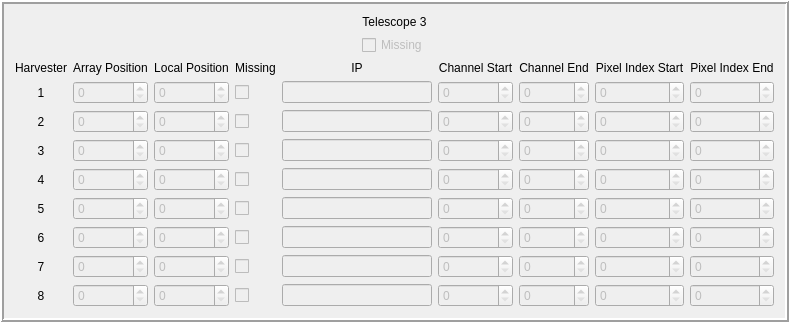
             <widget class="QFrame" name="t3_state_frame">
              <property name="frameShape">
               <enum>QFrame::Box</enum>
              </property>
              <property name="frameShadow">
               <enum>QFrame::Raised</enum>
              </property>
              <property name="lineWidth">
               <number>2</number>
              </property>
              <layout class="QVBoxLayout" name="verticalLayout_19">
               <item>
                <widget class="QLabel" name="t3_state_telescope_label">
                 <property name="text">
                  <string>Telescope 3</string>
                 </property>
                 <property name="alignment">
                  <set>Qt::AlignCenter</set>
                 </property>
                </widget>
               </item>
               <item>
                <layout class="QHBoxLayout" name="t3_state_h_layout">
                 <item>
                  <spacer name="t3_state_left_hspacer">
                   <property name="orientation">
                    <enum>Qt::Horizontal</enum>
                   </property>
                   <property name="sizeHint" stdset="0">
                    <size>
                     <width>40</width>
                     <height>20</height>
                    </size>
                   </property>
                  </spacer>
                 </item>
                 <item>
                  <widget class="QCheckBox" name="t3_state_telescope_missing_check">
                   <property name="enabled">
                    <bool>false</bool>
                   </property>
                   <property name="text">
                    <string>Missing</string>
                   </property>
                  </widget>
                 </item>
                 <item>
                  <spacer name="t3_state_right_hspacer">
                   <property name="orientation">
                    <enum>Qt::Horizontal</enum>
                   </property>
                   <property name="sizeHint" stdset="0">
                    <size>
                     <width>40</width>
                     <height>20</height>
                    </size>
                   </property>
                  </spacer>
                 </item>
                </layout>
               </item>
               <item>
                <layout class="QGridLayout" name="t3_state_grid_layout">
                 <item row="0" column="6">
                  <widget class="QLabel" name="t3_state_channel_end_label">
                   <property name="text">
                    <string>Channel End</string>
                   </property>
                   <property name="alignment">
                    <set>Qt::AlignCenter</set>
                   </property>
                  </widget>
                 </item>
                 <item row="0" column="7">
                  <widget class="QLabel" name="t3_state_pixel_index_start_label">
                   <property name="text">
                    <string>Pixel Index Start</string>
                   </property>
                   <property name="alignment">
                    <set>Qt::AlignCenter</set>
                   </property>
                  </widget>
                 </item>
                 <item row="0" column="0">
                  <widget class="QLabel" name="t3_state_harvester_label">
                   <property name="text">
                    <string>Harvester</string>
                   </property>
                   <property name="alignment">
                    <set>Qt::AlignCenter</set>
                   </property>
                  </widget>
                 </item>
                 <item row="0" column="8">
                  <widget class="QLabel" name="t3_state_pixel_index_end_label">
                   <property name="text">
                    <string>Pixel Index End</string>
                   </property>
                   <property name="alignment">
                    <set>Qt::AlignCenter</set>
                   </property>
                  </widget>
                 </item>
                 <item row="5" column="0">
                  <widget class="QLabel" name="t3_state_harvester_label_5">
                   <property name="text">
                    <string>5</string>
                   </property>
                   <property name="alignment">
                    <set>Qt::AlignCenter</set>
                   </property>
                  </widget>
                 </item>
                 <item row="0" column="1">
                  <widget class="QLabel" name="t3_state_array_position_label">
                   <property name="text">
                    <string>Array Position</string>
                   </property>
                   <property name="alignment">
                    <set>Qt::AlignCenter</set>
                   </property>
                  </widget>
                 </item>
                 <item row="0" column="3">
                  <widget class="QLabel" name="t3_state_missing_label">
                   <property name="text">
                    <string>Missing</string>
                   </property>
                   <property name="alignment">
                    <set>Qt::AlignCenter</set>
                   </property>
                  </widget>
                 </item>
                 <item row="0" column="4">
                  <widget class="QLabel" name="t3_state_ip_label">
                   <property name="text">
                    <string>IP</string>
                   </property>
                   <property name="alignment">
                    <set>Qt::AlignCenter</set>
                   </property>
                  </widget>
                 </item>
                 <item row="7" column="0">
                  <widget class="QLabel" name="t3_state_harvester_label_7">
                   <property name="text">
                    <string>7</string>
                   </property>
                   <property name="alignment">
                    <set>Qt::AlignCenter</set>
                   </property>
                  </widget>
                 </item>
                 <item row="3" column="0">
                  <widget class="QLabel" name="t3_state_harvester_label_3">
                   <property name="text">
                    <string>3</string>
                   </property>
                   <property name="alignment">
                    <set>Qt::AlignCenter</set>
                   </property>
                  </widget>
                 </item>
                 <item row="2" column="0">
                  <widget class="QLabel" name="t3_state_harvester_label_2">
                   <property name="text">
                    <string>2</string>
                   </property>
                   <property name="alignment">
                    <set>Qt::AlignCenter</set>
                   </property>
                  </widget>
                 </item>
                 <item row="0" column="2">
                  <widget class="QLabel" name="t3_state_local_position_label">
                   <property name="text">
                    <string>Local Position</string>
                   </property>
                   <property name="alignment">
                    <set>Qt::AlignCenter</set>
                   </property>
                  </widget>
                 </item>
                 <item row="1" column="0">
                  <widget class="QLabel" name="t3_state_harvester_label_1">
                   <property name="text">
                    <string>1</string>
                   </property>
                   <property name="alignment">
                    <set>Qt::AlignCenter</set>
                   </property>
                  </widget>
                 </item>
                 <item row="0" column="5">
                  <widget class="QLabel" name="t3_state_channel_start_label">
                   <property name="text">
                    <string>Channel Start</string>
                   </property>
                   <property name="alignment">
                    <set>Qt::AlignCenter</set>
                   </property>
                  </widget>
                 </item>
                 <item row="8" column="0">
                  <widget class="QLabel" name="t3_state_harvester_label_8">
                   <property name="text">
                    <string>8</string>
                   </property>
                   <property name="alignment">
                    <set>Qt::AlignCenter</set>
                   </property>
                  </widget>
                 </item>
                 <item row="6" column="0">
                  <widget class="QLabel" name="t3_state_harvester_label_6">
                   <property name="text">
                    <string>6</string>
                   </property>
                   <property name="alignment">
                    <set>Qt::AlignCenter</set>
                   </property>
                  </widget>
                 </item>
                 <item row="4" column="0">
                  <widget class="QLabel" name="t3_state_harvester_label_4">
                   <property name="text">
                    <string>4</string>
                   </property>
                   <property name="alignment">
                    <set>Qt::AlignCenter</set>
                   </property>
                  </widget>
                 </item>
                 <item row="1" column="1">
                  <widget class="QSpinBox" name="t3_state_array_position_spin_1">
                   <property name="enabled">
                    <bool>false</bool>
                   </property>
                  </widget>
                 </item>
                 <item row="2" column="1">
                  <widget class="QSpinBox" name="t3_state_array_position_spin_2">
                   <property name="enabled">
                    <bool>false</bool>
                   </property>
                  </widget>
                 </item>
                 <item row="3" column="1">
                  <widget class="QSpinBox" name="t3_state_array_position_spin_3">
                   <property name="enabled">
                    <bool>false</bool>
                   </property>
                  </widget>
                 </item>
                 <item row="4" column="1">
                  <widget class="QSpinBox" name="t3_state_array_position_spin_4">
                   <property name="enabled">
                    <bool>false</bool>
                   </property>
                  </widget>
                 </item>
                 <item row="5" column="1">
                  <widget class="QSpinBox" name="t3_state_array_position_spin_5">
                   <property name="enabled">
                    <bool>false</bool>
                   </property>
                  </widget>
                 </item>
                 <item row="6" column="1">
                  <widget class="QSpinBox" name="t3_state_array_position_spin_6">
                   <property name="enabled">
                    <bool>false</bool>
                   </property>
                  </widget>
                 </item>
                 <item row="7" column="1">
                  <widget class="QSpinBox" name="t3_state_array_position_spin_7">
                   <property name="enabled">
                    <bool>false</bool>
                   </property>
                  </widget>
                 </item>
                 <item row="8" column="1">
                  <widget class="QSpinBox" name="t3_state_array_position_spin_8">
                   <property name="enabled">
                    <bool>false</bool>
                   </property>
                  </widget>
                 </item>
                 <item row="1" column="2">
                  <widget class="QSpinBox" name="t3_state_local_position_spin_1">
                   <property name="enabled">
                    <bool>false</bool>
                   </property>
                  </widget>
                 </item>
                 <item row="2" column="2">
                  <widget class="QSpinBox" name="t3_state_local_position_spin_2">
                   <property name="enabled">
                    <bool>false</bool>
                   </property>
                  </widget>
                 </item>
                 <item row="3" column="2">
                  <widget class="QSpinBox" name="t3_state_local_position_spin_3">
                   <property name="enabled">
                    <bool>false</bool>
                   </property>
                  </widget>
                 </item>
                 <item row="4" column="2">
                  <widget class="QSpinBox" name="t3_state_local_position_spin_4">
                   <property name="enabled">
                    <bool>false</bool>
                   </property>
                  </widget>
                 </item>
                 <item row="5" column="2">
                  <widget class="QSpinBox" name="t3_state_local_position_spin_5">
                   <property name="enabled">
                    <bool>false</bool>
                   </property>
                  </widget>
                 </item>
                 <item row="6" column="2">
                  <widget class="QSpinBox" name="t3_state_local_position_spin_6">
                   <property name="enabled">
                    <bool>false</bool>
                   </property>
                  </widget>
                 </item>
                 <item row="7" column="2">
                  <widget class="QSpinBox" name="t3_state_local_position_spin_7">
                   <property name="enabled">
                    <bool>false</bool>
                   </property>
                  </widget>
                 </item>
                 <item row="8" column="2">
                  <widget class="QSpinBox" name="t3_state_local_position_spin_8">
                   <property name="enabled">
                    <bool>false</bool>
                   </property>
                  </widget>
                 </item>
                 <item row="1" column="5">
                  <widget class="QSpinBox" name="t3_state_channel_start_spin_1">
                   <property name="enabled">
                    <bool>false</bool>
                   </property>
                   <property name="maximum">
                    <number>999</number>
                   </property>
                  </widget>
                 </item>
                 <item row="2" column="5">
                  <widget class="QSpinBox" name="t3_state_channel_start_spin_2">
                   <property name="enabled">
                    <bool>false</bool>
                   </property>
                   <property name="maximum">
                    <number>999</number>
                   </property>
                  </widget>
                 </item>
                 <item row="3" column="5">
                  <widget class="QSpinBox" name="t3_state_channel_start_spin_3">
                   <property name="enabled">
                    <bool>false</bool>
                   </property>
                   <property name="maximum">
                    <number>999</number>
                   </property>
                  </widget>
                 </item>
                 <item row="4" column="5">
                  <widget class="QSpinBox" name="t3_state_channel_start_spin_4">
                   <property name="enabled">
                    <bool>false</bool>
                   </property>
                   <property name="maximum">
                    <number>999</number>
                   </property>
                  </widget>
                 </item>
                 <item row="5" column="5">
                  <widget class="QSpinBox" name="t3_state_channel_start_spin_5">
                   <property name="enabled">
                    <bool>false</bool>
                   </property>
                   <property name="maximum">
                    <number>999</number>
                   </property>
                  </widget>
                 </item>
                 <item row="6" column="5">
                  <widget class="QSpinBox" name="t3_state_channel_start_spin_6">
                   <property name="enabled">
                    <bool>false</bool>
                   </property>
                   <property name="maximum">
                    <number>999</number>
                   </property>
                  </widget>
                 </item>
                 <item row="7" column="5">
                  <widget class="QSpinBox" name="t3_state_channel_start_spin_7">
                   <property name="enabled">
                    <bool>false</bool>
                   </property>
                   <property name="maximum">
                    <number>999</number>
                   </property>
                  </widget>
                 </item>
                 <item row="8" column="5">
                  <widget class="QSpinBox" name="t3_state_channel_start_spin_8">
                   <property name="enabled">
                    <bool>false</bool>
                   </property>
                   <property name="maximum">
                    <number>999</number>
                   </property>
                  </widget>
                 </item>
                 <item row="1" column="6">
                  <widget class="QSpinBox" name="t3_state_channel_end_spin_1">
                   <property name="enabled">
                    <bool>false</bool>
                   </property>
                   <property name="maximum">
                    <number>999</number>
                   </property>
                  </widget>
                 </item>
                 <item row="2" column="6">
                  <widget class="QSpinBox" name="t3_state_channel_end_spin_2">
                   <property name="enabled">
                    <bool>false</bool>
                   </property>
                   <property name="maximum">
                    <number>999</number>
                   </property>
                  </widget>
                 </item>
                 <item row="3" column="6">
                  <widget class="QSpinBox" name="t3_state_channel_end_spin_3">
                   <property name="enabled">
                    <bool>false</bool>
                   </property>
                   <property name="maximum">
                    <number>999</number>
                   </property>
                  </widget>
                 </item>
                 <item row="4" column="6">
                  <widget class="QSpinBox" name="t3_state_channel_end_spin_4">
                   <property name="enabled">
                    <bool>false</bool>
                   </property>
                   <property name="maximum">
                    <number>999</number>
                   </property>
                  </widget>
                 </item>
                 <item row="5" column="6">
                  <widget class="QSpinBox" name="t3_state_channel_end_spin_5">
                   <property name="enabled">
                    <bool>false</bool>
                   </property>
                   <property name="maximum">
                    <number>999</number>
                   </property>
                  </widget>
                 </item>
                 <item row="6" column="6">
                  <widget class="QSpinBox" name="t3_state_channel_end_spin_6">
                   <property name="enabled">
                    <bool>false</bool>
                   </property>
                   <property name="maximum">
                    <number>999</number>
                   </property>
                  </widget>
                 </item>
                 <item row="7" column="6">
                  <widget class="QSpinBox" name="t3_state_channel_end_spin_7">
                   <property name="enabled">
                    <bool>false</bool>
                   </property>
                   <property name="maximum">
                    <number>999</number>
                   </property>
                  </widget>
                 </item>
                 <item row="8" column="6">
                  <widget class="QSpinBox" name="t3_state_channel_end_spin_8">
                   <property name="enabled">
                    <bool>false</bool>
                   </property>
                   <property name="maximum">
                    <number>999</number>
                   </property>
                  </widget>
                 </item>
                 <item row="1" column="7">
                  <widget class="QSpinBox" name="t3_state_pixel_index_start_spin_1">
                   <property name="enabled">
                    <bool>false</bool>
                   </property>
                   <property name="maximum">
                    <number>999</number>
                   </property>
                  </widget>
                 </item>
                 <item row="2" column="7">
                  <widget class="QSpinBox" name="t3_state_pixel_index_start_spin_2">
                   <property name="enabled">
                    <bool>false</bool>
                   </property>
                   <property name="maximum">
                    <number>999</number>
                   </property>
                  </widget>
                 </item>
                 <item row="3" column="7">
                  <widget class="QSpinBox" name="t3_state_pixel_index_start_spin_3">
                   <property name="enabled">
                    <bool>false</bool>
                   </property>
                   <property name="maximum">
                    <number>999</number>
                   </property>
                  </widget>
                 </item>
                 <item row="4" column="7">
                  <widget class="QSpinBox" name="t3_state_pixel_index_start_spin_4">
                   <property name="enabled">
                    <bool>false</bool>
                   </property>
                   <property name="maximum">
                    <number>999</number>
                   </property>
                  </widget>
                 </item>
                 <item row="5" column="7">
                  <widget class="QSpinBox" name="t3_state_pixel_index_start_spin_5">
                   <property name="enabled">
                    <bool>false</bool>
                   </property>
                   <property name="maximum">
                    <number>999</number>
                   </property>
                  </widget>
                 </item>
                 <item row="6" column="7">
                  <widget class="QSpinBox" name="t3_state_pixel_index_start_spin_6">
                   <property name="enabled">
                    <bool>false</bool>
                   </property>
                   <property name="maximum">
                    <number>999</number>
                   </property>
                  </widget>
                 </item>
                 <item row="7" column="7">
                  <widget class="QSpinBox" name="t3_state_pixel_index_start_spin_7">
                   <property name="enabled">
                    <bool>false</bool>
                   </property>
                   <property name="maximum">
                    <number>999</number>
                   </property>
                  </widget>
                 </item>
                 <item row="8" column="7">
                  <widget class="QSpinBox" name="t3_state_pixel_index_start_spin_8">
                   <property name="enabled">
                    <bool>false</bool>
                   </property>
                   <property name="maximum">
                    <number>999</number>
                   </property>
                  </widget>
                 </item>
                 <item row="1" column="8">
                  <widget class="QSpinBox" name="t3_state_pixel_index_end_spin_1">
                   <property name="enabled">
                    <bool>false</bool>
                   </property>
                   <property name="maximum">
                    <number>999</number>
                   </property>
                  </widget>
                 </item>
                 <item row="2" column="8">
                  <widget class="QSpinBox" name="t3_state_pixel_index_end_spin_2">
                   <property name="enabled">
                    <bool>false</bool>
                   </property>
                   <property name="maximum">
                    <number>999</number>
                   </property>
                  </widget>
                 </item>
                 <item row="3" column="8">
                  <widget class="QSpinBox" name="t3_state_pixel_index_end_spin_3">
                   <property name="enabled">
                    <bool>false</bool>
                   </property>
                   <property name="maximum">
                    <number>999</number>
                   </property>
                  </widget>
                 </item>
                 <item row="4" column="8">
                  <widget class="QSpinBox" name="t3_state_pixel_index_end_spin_4">
                   <property name="enabled">
                    <bool>false</bool>
                   </property>
                   <property name="maximum">
                    <number>999</number>
                   </property>
                  </widget>
                 </item>
                 <item row="5" column="8">
                  <widget class="QSpinBox" name="t3_state_pixel_index_end_spin_5">
                   <property name="enabled">
                    <bool>false</bool>
                   </property>
                   <property name="maximum">
                    <number>999</number>
                   </property>
                  </widget>
                 </item>
                 <item row="6" column="8">
                  <widget class="QSpinBox" name="t3_state_pixel_index_end_spin_6">
                   <property name="enabled">
                    <bool>false</bool>
                   </property>
                   <property name="maximum">
                    <number>999</number>
                   </property>
                  </widget>
                 </item>
                 <item row="7" column="8">
                  <widget class="QSpinBox" name="t3_state_pixel_index_end_spin_7">
                   <property name="enabled">
                    <bool>false</bool>
                   </property>
                   <property name="maximum">
                    <number>999</number>
                   </property>
                  </widget>
                 </item>
                 <item row="8" column="8">
                  <widget class="QSpinBox" name="t3_state_pixel_index_end_spin_8">
                   <property name="enabled">
                    <bool>false</bool>
                   </property>
                   <property name="maximum">
                    <number>999</number>
                   </property>
                  </widget>
                 </item>
                 <item row="1" column="3">
                  <widget class="QCheckBox" name="t3_state_harvester_missing_check_1">
                   <property name="enabled">
                    <bool>false</bool>
                   </property>
                   <property name="text">
                    <string/>
                   </property>
                  </widget>
                 </item>
                 <item row="2" column="3">
                  <widget class="QCheckBox" name="t3_state_harvester_missing_check_2">
                   <property name="enabled">
                    <bool>false</bool>
                   </property>
                   <property name="text">
                    <string/>
                   </property>
                  </widget>
                 </item>
                 <item row="3" column="3">
                  <widget class="QCheckBox" name="t3_state_harvester_missing_check_3">
                   <property name="enabled">
                    <bool>false</bool>
                   </property>
                   <property name="text">
                    <string/>
                   </property>
                  </widget>
                 </item>
                 <item row="4" column="3">
                  <widget class="QCheckBox" name="t3_state_harvester_missing_check_4">
                   <property name="enabled">
                    <bool>false</bool>
                   </property>
                   <property name="text">
                    <string/>
                   </property>
                  </widget>
                 </item>
                 <item row="5" column="3">
                  <widget class="QCheckBox" name="t3_state_harvester_missing_check_5">
                   <property name="enabled">
                    <bool>false</bool>
                   </property>
                   <property name="text">
                    <string/>
                   </property>
                  </widget>
                 </item>
                 <item row="6" column="3">
                  <widget class="QCheckBox" name="t3_state_harvester_missing_check_6">
                   <property name="enabled">
                    <bool>false</bool>
                   </property>
                   <property name="text">
                    <string/>
                   </property>
                  </widget>
                 </item>
                 <item row="7" column="3">
                  <widget class="QCheckBox" name="t3_state_harvester_missing_check_7">
                   <property name="enabled">
                    <bool>false</bool>
                   </property>
                   <property name="text">
                    <string/>
                   </property>
                  </widget>
                 </item>
                 <item row="8" column="3">
                  <widget class="QCheckBox" name="t3_state_harvester_missing_check_8">
                   <property name="enabled">
                    <bool>false</bool>
                   </property>
                   <property name="text">
                    <string/>
                   </property>
                  </widget>
                 </item>
                 <item row="1" column="4">
                  <widget class="QLineEdit" name="t3_state_ip_line_1">
                   <property name="enabled">
                    <bool>false</bool>
                   </property>
                   <property name="minimumSize">
                    <size>
                     <width>150</width>
                     <height>0</height>
                    </size>
                   </property>
                  </widget>
                 </item>
                 <item row="2" column="4">
                  <widget class="QLineEdit" name="t3_state_ip_line_2">
                   <property name="enabled">
                    <bool>false</bool>
                   </property>
                   <property name="minimumSize">
                    <size>
                     <width>150</width>
                     <height>0</height>
                    </size>
                   </property>
                  </widget>
                 </item>
                 <item row="3" column="4">
                  <widget class="QLineEdit" name="t3_state_ip_line_3">
                   <property name="enabled">
                    <bool>false</bool>
                   </property>
                   <property name="minimumSize">
                    <size>
                     <width>150</width>
                     <height>0</height>
                    </size>
                   </property>
                  </widget>
                 </item>
                 <item row="4" column="4">
                  <widget class="QLineEdit" name="t3_state_ip_line_4">
                   <property name="enabled">
                    <bool>false</bool>
                   </property>
                   <property name="minimumSize">
                    <size>
                     <width>150</width>
                     <height>0</height>
                    </size>
                   </property>
                  </widget>
                 </item>
                 <item row="5" column="4">
                  <widget class="QLineEdit" name="t3_state_ip_line_5">
                   <property name="enabled">
                    <bool>false</bool>
                   </property>
                   <property name="minimumSize">
                    <size>
                     <width>150</width>
                     <height>0</height>
                    </size>
                   </property>
                  </widget>
                 </item>
                 <item row="6" column="4">
                  <widget class="QLineEdit" name="t3_state_ip_line_6">
                   <property name="enabled">
                    <bool>false</bool>
                   </property>
                   <property name="minimumSize">
                    <size>
                     <width>150</width>
                     <height>0</height>
                    </size>
                   </property>
                  </widget>
                 </item>
                 <item row="7" column="4">
                  <widget class="QLineEdit" name="t3_state_ip_line_7">
                   <property name="enabled">
                    <bool>false</bool>
                   </property>
                   <property name="minimumSize">
                    <size>
                     <width>150</width>
                     <height>0</height>
                    </size>
                   </property>
                  </widget>
                 </item>
                 <item row="8" column="4">
                  <widget class="QLineEdit" name="t3_state_ip_line_8">
                   <property name="enabled">
                    <bool>false</bool>
                   </property>
                   <property name="minimumSize">
                    <size>
                     <width>150</width>
                     <height>0</height>
                    </size>
                   </property>
                  </widget>
                 </item>
                </layout>
               </item>
              </layout>
             </widget>
